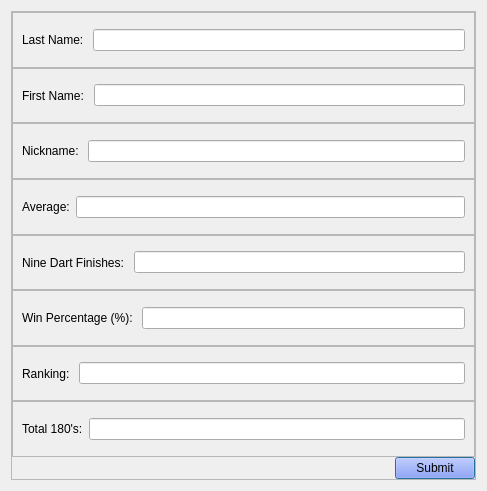
<?xml version="1.0" encoding="UTF-8"?>
<ui version="4.0">
 <class>createPlayer</class>
 <widget class="QDialog" name="createPlayer">
  <property name="geometry">
   <rect>
    <x>0</x>
    <y>0</y>
    <width>487</width>
    <height>491</height>
   </rect>
  </property>
  <property name="windowTitle">
   <string>Dialog</string>
  </property>
  <layout class="QHBoxLayout" name="horizontalLayout">
   <item>
    <widget class="QFrame" name="frame">
     <property name="frameShape">
      <enum>QFrame::StyledPanel</enum>
     </property>
     <property name="frameShadow">
      <enum>QFrame::Raised</enum>
     </property>
     <layout class="QVBoxLayout" name="verticalLayout">
      <property name="spacing">
       <number>0</number>
      </property>
      <property name="leftMargin">
       <number>0</number>
      </property>
      <property name="topMargin">
       <number>0</number>
      </property>
      <property name="rightMargin">
       <number>0</number>
      </property>
      <property name="bottomMargin">
       <number>0</number>
      </property>
      <item>
       <widget class="QFrame" name="frame_2">
        <property name="frameShape">
         <enum>QFrame::StyledPanel</enum>
        </property>
        <property name="frameShadow">
         <enum>QFrame::Raised</enum>
        </property>
        <layout class="QHBoxLayout" name="horizontalLayout_2">
         <item>
          <widget class="QLabel" name="label">
           <property name="text">
            <string>Last Name: </string>
           </property>
          </widget>
         </item>
         <item>
          <widget class="QLineEdit" name="lastNameLineEdit"/>
         </item>
        </layout>
       </widget>
      </item>
      <item>
       <widget class="QFrame" name="frame_3">
        <property name="frameShape">
         <enum>QFrame::StyledPanel</enum>
        </property>
        <property name="frameShadow">
         <enum>QFrame::Raised</enum>
        </property>
        <layout class="QHBoxLayout" name="horizontalLayout_3">
         <item>
          <widget class="QLabel" name="label_2">
           <property name="text">
            <string>First Name: </string>
           </property>
          </widget>
         </item>
         <item>
          <widget class="QLineEdit" name="fristNameLineEdit"/>
         </item>
        </layout>
       </widget>
      </item>
      <item>
       <widget class="QFrame" name="frame_4">
        <property name="frameShape">
         <enum>QFrame::StyledPanel</enum>
        </property>
        <property name="frameShadow">
         <enum>QFrame::Raised</enum>
        </property>
        <layout class="QHBoxLayout" name="horizontalLayout_4">
         <item>
          <widget class="QLabel" name="label_3">
           <property name="text">
            <string>Nickname: </string>
           </property>
          </widget>
         </item>
         <item>
          <widget class="QLineEdit" name="nickNameLineEdit"/>
         </item>
        </layout>
       </widget>
      </item>
      <item>
       <widget class="QFrame" name="frame_5">
        <property name="frameShape">
         <enum>QFrame::StyledPanel</enum>
        </property>
        <property name="frameShadow">
         <enum>QFrame::Raised</enum>
        </property>
        <layout class="QHBoxLayout" name="horizontalLayout_5">
         <item>
          <widget class="QLabel" name="label_4">
           <property name="text">
            <string>Average:</string>
           </property>
          </widget>
         </item>
         <item>
          <widget class="QLineEdit" name="averageScoreLineEdit"/>
         </item>
        </layout>
       </widget>
      </item>
      <item>
       <widget class="QFrame" name="frame_6">
        <property name="frameShape">
         <enum>QFrame::StyledPanel</enum>
        </property>
        <property name="frameShadow">
         <enum>QFrame::Raised</enum>
        </property>
        <layout class="QHBoxLayout" name="horizontalLayout_6">
         <item>
          <widget class="QLabel" name="label_5">
           <property name="text">
            <string>Nine Dart Finishes: </string>
           </property>
          </widget>
         </item>
         <item>
          <widget class="QLineEdit" name="nineDartFinishesLineEdit"/>
         </item>
        </layout>
       </widget>
      </item>
      <item>
       <widget class="QFrame" name="frame_7">
        <property name="frameShape">
         <enum>QFrame::StyledPanel</enum>
        </property>
        <property name="frameShadow">
         <enum>QFrame::Raised</enum>
        </property>
        <layout class="QHBoxLayout" name="horizontalLayout_7">
         <item>
          <widget class="QLabel" name="label_6">
           <property name="text">
            <string>Win Percentage (%): </string>
           </property>
          </widget>
         </item>
         <item>
          <widget class="QLineEdit" name="winPercentageLineEdit"/>
         </item>
        </layout>
       </widget>
      </item>
      <item>
       <widget class="QFrame" name="frame_8">
        <property name="frameShape">
         <enum>QFrame::StyledPanel</enum>
        </property>
        <property name="frameShadow">
         <enum>QFrame::Raised</enum>
        </property>
        <layout class="QHBoxLayout" name="horizontalLayout_8">
         <item>
          <widget class="QLabel" name="label_7">
           <property name="text">
            <string>Ranking: </string>
           </property>
          </widget>
         </item>
         <item>
          <widget class="QLineEdit" name="rankingLineEdit"/>
         </item>
        </layout>
       </widget>
      </item>
      <item>
       <widget class="QFrame" name="frame_9">
        <property name="frameShape">
         <enum>QFrame::StyledPanel</enum>
        </property>
        <property name="frameShadow">
         <enum>QFrame::Raised</enum>
        </property>
        <layout class="QHBoxLayout" name="horizontalLayout_9">
         <item>
          <widget class="QLabel" name="label_8">
           <property name="text">
            <string>Total 180's:</string>
           </property>
          </widget>
         </item>
         <item>
          <widget class="QLineEdit" name="total180sLineEdit"/>
         </item>
        </layout>
       </widget>
      </item>
      <item alignment="Qt::AlignRight">
       <widget class="QPushButton" name="pushButton">
        <property name="styleSheet">
         <string notr="true">background-color: rgb(114, 131, 255);</string>
        </property>
        <property name="text">
         <string>Submit</string>
        </property>
       </widget>
      </item>
     </layout>
    </widget>
   </item>
  </layout>
 </widget>
 <resources/>
 <connections/>
</ui>
